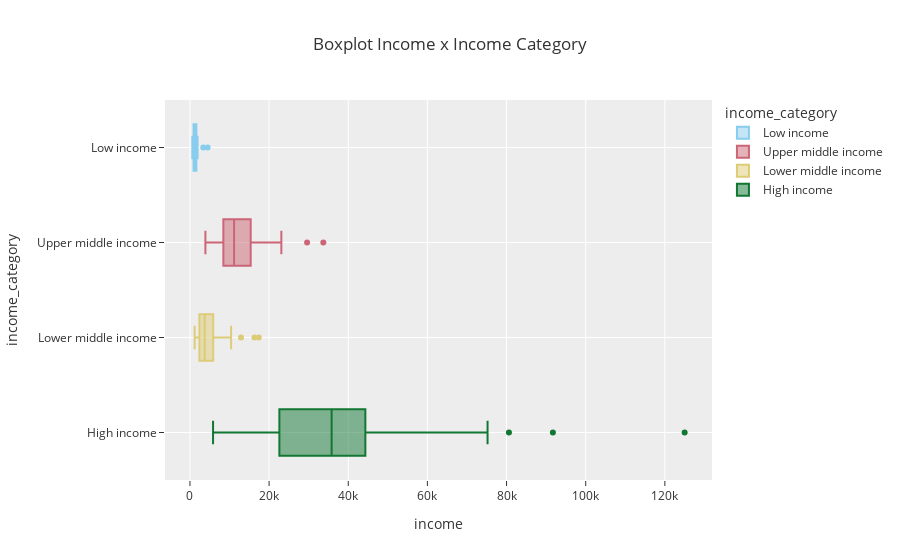

Source (notebook cell):
### Markdown cell above
#### Análise Bivariada

Neste vídeo, continuamos o EDA com análises bivariadas, utilizando gráficos de Box Plot e Scatter Plot para explorar a correlação entre variáveis como Income, GDPP e Inflation, de acordo com as categorias de renda dos países. Observamos outliers e padrões interessantes, como a relação entre Income e GDPP. Também geramos uma matriz de correlação para identificar relações fortes entre variáveis numéricas, preparando o terreno para a próxima etapa de redução de dimensionalidade com o PCA.

### Code cell
# Boxplot of income x income category
px.box(data_frame=df_countries, x='income', y='income_category', color='income_category', orientation='h', hover_data=[
       'country'], title='Boxplot Income x Income Category', color_discrete_sequence=px.colors.qualitative.Safe, template='ggplot2')

### Figure 1 — Plotly figure (JSON) as saved in the notebook; plotly's stock layout.template omitted (floating-point values rounded to 4 significant figures)
{"data": [{"alignmentgroup": "True", "customdata": [["Afghanistan"], ["Burkina Faso"], ["Burundi"], ["Central African Republic"], ["Chad"], ["Congo Dem. Rep."], ["Eritrea"], ["Gambia"], ["Guinea-Bissau"], ["Liberia"], ["Madagascar"], ["Malawi"], ["Mali"], ["Mozambique"], ["Niger"], ["Rwanda"], ["Sierra Leone"], ["Sudan"], ["Togo"], ["Uganda"], ["Yemen"]], "hovertemplate": "income_category=%{y}<br>income=%{x}<br>country=%{customdata[0]}<extra></extra>", "legendgroup": "Low income", "marker": {"color": "rgb(136, 204, 238)"}, "name": "Low income", "notched": false, "offsetgroup": "Low income", "orientation": "h", "showlegend": true, "type": "box", "x": [1610, 1430, 764, 888, 1930, 609, 1420, 1660, 1390, 700, 1390, 1030, 1870, 918, 814, 1350, 1220, 3370, 1210, 1540, 4480], "x0": " ", "xaxis": "x", "y": ["Low income", "Low income", "Low income", "Low income", "Low income", "Low income", "Low income", "Low income", "Low income", "Low income", "Low income", "Low income", "Low income", "Low income", "Low income", "Low income", "Low income", "Low income", "Low income", "Low income", "Low income"], "y0": " ", "yaxis": "y"}, {"alignmentgroup": "True", "customdata": [["Albania"], ["Argentina"], ["Armenia"], ["Azerbaijan"], ["Belarus"], ["Belize"], ["Bosnia and Herzegovina"], ["Botswana"], ["Brazil"], ["Bulgaria"], ["China"], ["Colombia"], ["Costa Rica"], ["Dominican Republic"], ["Ecuador"], ["El Salvador"], ["Equatorial Guinea"], ["Fiji"], ["Gabon"], ["Georgia"], ["Grenada"], ["Guatemala"], ["Indonesia"], ["Iraq"], ["Jamaica"], ["Kazakhstan"], ["Libya"], ["Malaysia"], ["Maldives"], ["Mauritius"], ["Moldova"], ["Montenegro"], ["Namibia"], ["Paraguay"], ["Peru"], ["Russia"], ["Serbia"], ["South Africa"], ["St. Vincent and the Grenadines"], ["Suriname"], ["Thailand"], ["Tonga"], ["Turkey"], ["Turkmenistan"]], "hovertemplate": "income_category=%{y}<br>income=%{x}<br>country=%{customdata[0]}<extra></extra>", "legendgroup": "Upper middle income", "marker": {"color": "rgb(204, 102, 119)"}, "name": "Upper middle income", "notched": false, "offsetgroup": "Upper middle income", "orientation": "h", "showlegend": true, "type": "box", "x": [9930, 18700, 6700, 16000, 16200, 7880, 9720, 13300, 14500, 15300, 9530, 10900, 13000, 11100, 9350, 7300, 33700, 7350, 15400, 6730, 11200, 6710, 8430, 12700, 8000, 20100, 29600, 21100, 10500, 15900, 3910, 14000, 8460, 7290, 9960, 23100, 12700, 12000, 9920, 14200, 13500, 4980, 18000, 9940], "x0": " ", "xaxis": "x", "y": ["Upper middle income", "Upper middle income", "Upper middle income", "Upper middle income", "Upper middle income", "Upper middle income", "Upper middle income", "Upper middle income", "Upper middle income", "Upper middle income", "Upper middle income", "Upper middle income", "Upper middle income", "Upper middle income", "Upper middle income", "Upper middle income", "Upper middle income", "Upper middle income", "Upper middle income", "Upper middle income", "Upper middle income", "Upper middle income", "Upper middle income", "Upper middle income", "Upper middle income", "Upper middle income", "Upper middle income", "Upper middle income", "Upper middle income", "Upper middle income", "Upper middle income", "Upper middle income", "Upper middle income", "Upper middle income", "Upper middle income", "Upper middle income", "Upper middle income", "Upper middle income", "Upper middle income", "Upper middle income", "Upper middle income", "Upper middle income", "Upper middle income", "Upper middle income"], "y0": " ", "yaxis": "y"}, {"alignmentgroup": "True", "customdata": [["Algeria"], ["Angola"], ["Bangladesh"], ["Benin"], ["Bhutan"], ["Bolivia"], ["Cambodia"], ["Cameroon"], ["Cape Verde"], ["Comoros"], ["Congo Rep."], ["Cote d'Ivoire"], ["Egypt"], ["Ghana"], ["Guinea"], ["Haiti"], ["India"], ["Iran"], ["Jordan"], ["Kenya"], ["Kiribati"], ["Kyrgyz Republic"], ["Lao"], ["Lebanon"], ["Lesotho"], ["Mauritania"], ["Micronesia"], ["Mongolia"], ["Morocco"], ["Myanmar"], ["Nepal"], ["Nigeria"], ["Pakistan"], ["Philippines"], ["Samoa"], ["Senegal"], ["Solomon Islands"], ["Sri Lanka"], ["Tajikistan"], ["Tanzania"], ["Timor-Leste"], ["Tunisia"], ["Ukraine"], ["Uzbekistan"], ["Vanuatu"], ["Vietnam"], ["Zambia"]], "hovertemplate": "income_category=%{y}<br>income=%{x}<br>country=%{customdata[0]}<extra></extra>", "legendgroup": "Lower middle income", "marker": {"color": "rgb(221, 204, 119)"}, "name": "Lower middle income", "notched": false, "offsetgroup": "Lower middle income", "orientation": "h", "showlegend": true, "type": "box", "x": [12900, 5900, 2440, 1820, 6420, 5410, 2520, 2660, 5830, 1410, 5190, 2690, 9860, 3060, 1190, 1500, 4410, 17400, 9470, 2480, 1730, 2790, 3980, 16300, 2380, 3320, 3340, 7710, 6440, 3720, 1990, 5150, 4280, 5600, 5400, 2180, 1780, 8560, 2110, 2090, 1850, 10400, 7820, 4240, 2950, 4490, 3280], "x0": " ", "xaxis": "x", "y": ["Lower middle income", "Lower middle income", "Lower middle income", "Lower middle income", "Lower middle income", "Lower middle income", "Lower middle income", "Lower middle income", "Lower middle income", "Lower middle income", "Lower middle income", "Lower middle income", "Lower middle income", "Lower middle income", "Lower middle income", "Lower middle income", "Lower middle income", "Lower middle income", "Lower middle income", "Lower middle income", "Lower middle income", "Lower middle income", "Lower middle income", "Lower middle income", "Lower middle income", "Lower middle income", "Lower middle income", "Lower middle income", "Lower middle income", "Lower middle income", "Lower middle income", "Lower middle income", "Lower middle income", "Lower middle income", "Lower middle income", "Lower middle income", "Lower middle income", "Lower middle income", "Lower middle income", "Lower middle income", "Lower middle income", "Lower middle income", "Lower middle income", "Lower middle income", "Lower middle income", "Lower middle income", "Lower middle income"], "y0": " ", "yaxis": "y"}, {"alignmentgroup": "True", "customdata": [["Antigua and Barbuda"], ["Australia"], ["Austria"], ["Bahamas"], ["Bahrain"], ["Barbados"], ["Belgium"], ["Brunei"], ["Canada"], ["Chile"], ["Croatia"], ["Cyprus"], ["Czech Republic"], ["Denmark"], ["Estonia"], ["Finland"], ["France"], ["Germany"], ["Greece"], ["Guyana"], ["Hungary"], ["Iceland"], ["Ireland"], ["Israel"], ["Italy"], ["Japan"], ["Kuwait"], ["Latvia"], ["Lithuania"], ["Luxembourg"], ["Malta"], ["Netherlands"], ["New Zealand"], ["Norway"], ["Oman"], ["Panama"], ["Poland"], ["Portugal"], ["Qatar"], ["Romania"], ["Saudi Arabia"], ["Seychelles"], ["Singapore"], ["Slovak Republic"], ["Slovenia"], ["South Korea"], ["Spain"], ["Sweden"], ["Switzerland"], ["United Arab Emirates"], ["United Kingdom"], ["United States"], ["Uruguay"]], "hovertemplate": "income_category=%{y}<br>income=%{x}<br>country=%{customdata[0]}<extra></extra>", "legendgroup": "High income", "marker": {"color": "rgb(17, 119, 51)"}, "name": "High income", "notched": false, "offsetgroup": "High income", "orientation": "h", "showlegend": true, "type": "box", "x": [19100, 41400, 43200, 22900, 41100, 15300, 41100, 80600, 40700, 19400, 20100, 33900, 28300, 44000, 22700, 39800, 36900, 40400, 28700, 5840, 22300, 38800, 45700, 29600, 36200, 35800, 75200, 18300, 21100, 91700, 28300, 45500, 32300, 62300, 45300, 15400, 21800, 27200, 125000, 17800, 45400, 20400, 72100, 25200, 28700, 30400, 32500, 42900, 55500, 57600, 36200, 49400, 17100], "x0": " ", "xaxis": "x", "y": ["High income", "High income", "High income", "High income", "High income", "High income", "High income", "High income", "High income", "High income", "High income", "High income", "High income", "High income", "High income", "High income", "High income", "High income", "High income", "High income", "High income", "High income", "High income", "High income", "High income", "High income", "High income", "High income", "High income", "High income", "High income", "High income", "High income", "High income", "High income", "High income", "High income", "High income", "High income", "High income", "High income", "High income", "High income", "High income", "High income", "High income", "High income", "High income", "High income", "High income", "High income", "High income", "High income"], "y0": " ", "yaxis": "y"}], "layout": {"boxmode": "overlay", "legend": {"title": {"text": "income_category"}, "tracegroupgap": 0}, "title": {"text": "Boxplot Income x Income Category"}, "xaxis": {"anchor": "y", "domain": [0, 1], "title": {"text": "income"}}, "yaxis": {"anchor": "x", "categoryarray": ["High income", "Lower middle income", "Upper middle income", "Low income"], "categoryorder": "array", "domain": [0, 1], "title": {"text": "income_category"}}}}
